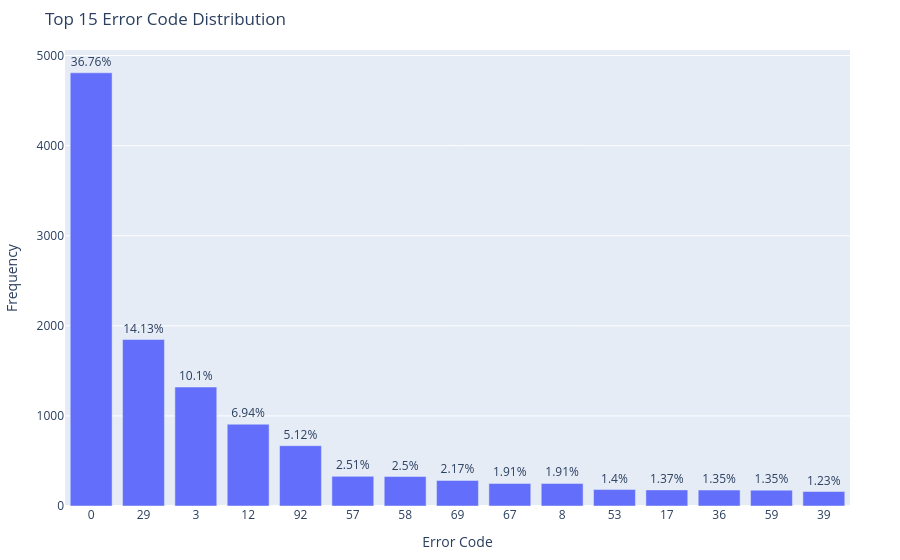

The notebook cell saved with this chart:
### Code cell
# VISUALIZATION: DISTRIBUTION TABLE


# Calculate Value Counts
distribution_table = df_exploded['CONTROLLER_ERROR_CODE'].value_counts().reset_index()
distribution_table.columns = ['Error Code', 'Count']

# Calculate Percentage 
total_errors = distribution_table['Count'].sum()
distribution_table['Percentage_Val'] = (distribution_table['Count'] / total_errors) * 100
distribution_table['Percentage_Str'] = distribution_table['Percentage_Val'].round(2).astype(str) + '%'

# Create Bar Chart
# showing the Top 15 errors to keep the chart readable 
fig_bar = px.bar(
    distribution_table.head(15),
    x='Error Code',
    y='Count',
    text='Percentage_Str', # Show percentage on top of bars
    title="Top 15 Error Code Distribution",
    labels={'Count': 'Frequency', 'Error Code': 'Error Code'}
)

# Update Layout for better readability
fig_bar.update_traces(textposition='outside') # Put text above the bars
fig_bar.update_layout(
    xaxis_type='category', # Ensure x-axis treats numbers as distinct categories
    xaxis={'categoryorder':'total descending'}, # Sort bars from high to low
    margin=dict(t=50, b=50, l=50, r=50)
)

fig_bar.show()

### Figure 1 — Plotly figure (JSON) as saved in the notebook; plotly's stock layout.template omitted (floating-point values rounded to 4 significant figures)
{"data": [{"hovertemplate": "Error Code=%{x}<br>Frequency=%{y}<br>Percentage_Str=%{text}<extra></extra>", "legendgroup": "", "marker": {"color": "#636efa", "pattern": {"shape": ""}}, "name": "", "orientation": "v", "showlegend": false, "text": ["36.76%", "14.13%", "10.1%", "6.94%", "5.12%", "2.51%", "2.5%", "2.17%", "1.91%", "1.91%", "1.4%", "1.37%", "1.35%", "1.35%", "1.23%"], "textposition": "outside", "type": "bar", "x": ["0", "29", "3", "12", "92", "57", "58", "69", "67", "8", "53", "17", "36", "59", "39"], "xaxis": "x", "y": [4809, 1848, 1321, 908, 670, 329, 327, 284, 250, 250, 183, 179, 177, 176, 161], "yaxis": "y"}], "layout": {"barmode": "relative", "legend": {"tracegroupgap": 0}, "margin": {"b": 50, "l": 50, "r": 50, "t": 50}, "title": {"text": "Top 15 Error Code Distribution"}, "xaxis": {"anchor": "y", "categoryorder": "total descending", "domain": [0, 1], "title": {"text": "Error Code"}, "type": "category"}, "yaxis": {"anchor": "x", "domain": [0, 1], "title": {"text": "Frequency"}}}}
